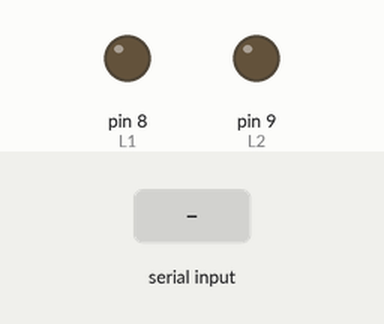
Recording of a sketch running on a simulated Arduino Uno, built with avr-gcc and run on an emulated ATmega328P. Parts: output pins drawn as LEDs (lit = HIGH). The inputs (shaded band) are chosen by the test bench. Pins used as bus, display or sensor lines are not drawn; what the sketch prints to the serial monitor is not drawn.

Above: at 1.2 s.
1.3 s: byte 30 received over Serial
At 2.4 s:
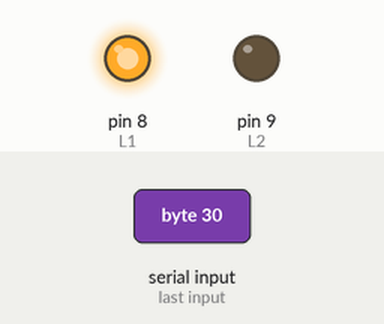
2.8 s: byte 90 received over Serial
At 3.6 s:
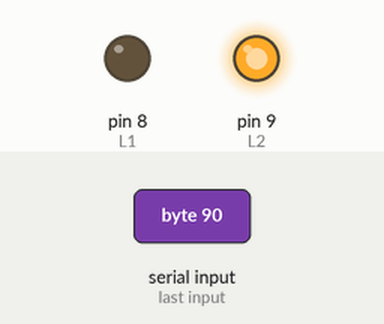
Timing chart, 0 to 5.8 s (numbered marks = the images above; inputs shaded):
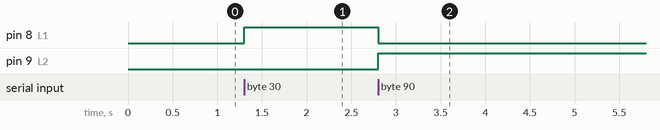

The sketch:

remobo.ino
```cpp
int wait = 50;

#define L1 8
#define L2 9
#define R1 12
#define R2 13
#define LPower 10
#define RPower 11

void setup() {
  pinMode(L1, OUTPUT);
  pinMode(L2, OUTPUT);
  pinMode(R1, OUTPUT);
  pinMode(R2, OUTPUT);
  pinMode(LPower, OUTPUT);
  pinMode(RPower, OUTPUT);
  Serial.begin(9600);
}

void loop() {
  if (Serial.available() > 0) {
    wait = Serial.read();
    int value = wait & 127;
    if (wait & 128) {
      //right wheel
      if (value < 50) {
        analogWrite(RPower, ((50 - value) * 255) / 50);
        digitalWrite(R1, LOW);
        digitalWrite(R2, HIGH);
      } else {
        analogWrite(RPower, ((value - 50) * 255) / 50);
        digitalWrite(R1, HIGH);
        digitalWrite(R2, LOW);
      }
    } else {
      //left wheel
      if (value < 50) {
        analogWrite(LPower, ((50 - value) * 255) / 50);
        digitalWrite(L1, HIGH);
        digitalWrite(L2, LOW);
      } else {
        analogWrite(LPower, ((value - 50) * 255) / 50);
        digitalWrite(L1, LOW);
        digitalWrite(L2, HIGH);
      }
    }
    Serial.write(wait);
  }
}
```

Measured:
- after the input at 1.3 s, pin 8 (L1): LOW → HIGH at once
- after the input at 2.8 s, pin 8 (L1): HIGH → LOW at once; pin 9 (L2): LOW → HIGH at once
